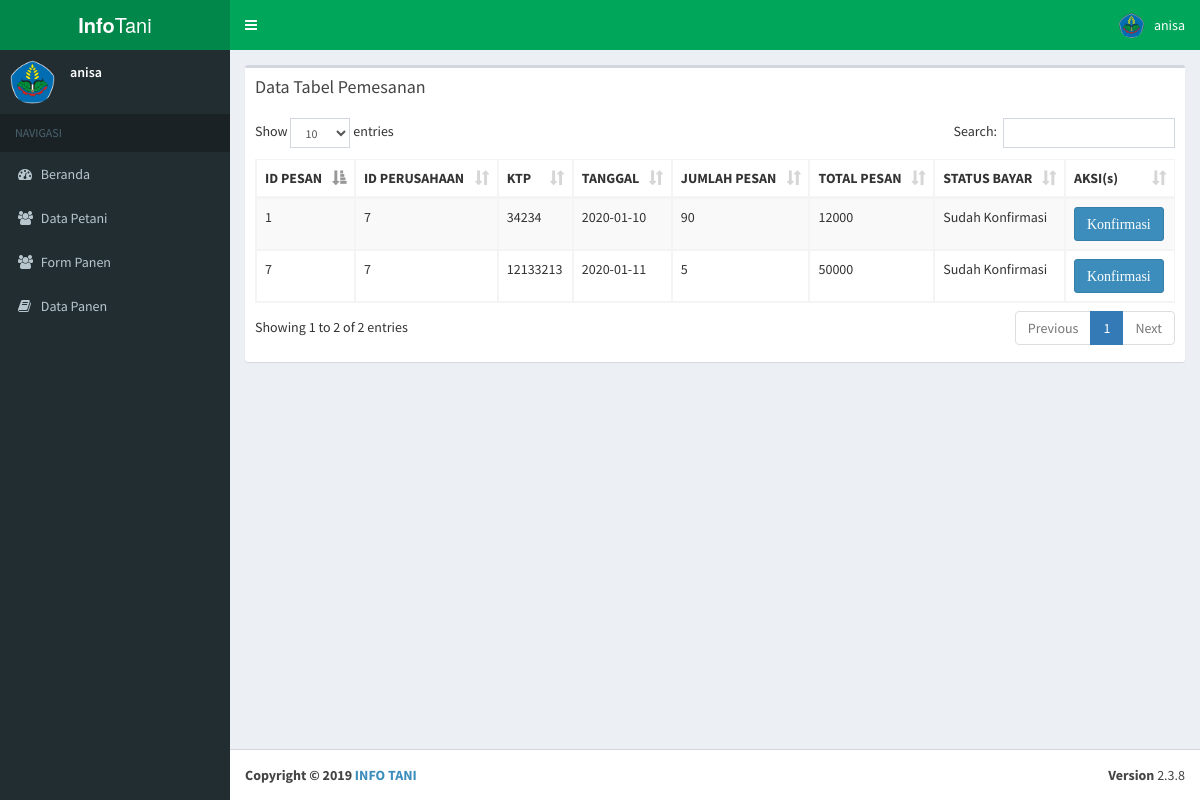
/Pages/User/riwayat.php (signed in), run on the app's committed database.
### tables this page shows
CREATE TABLE `user` (
  `ID_USER` int(11) NOT NULL,
  `ID_LEVEL` int(11) DEFAULT NULL,
  `USERNAME` varchar(20) DEFAULT NULL,
  `PASSWORD` varchar(255) DEFAULT NULL,
  `FOTO_USER` varchar(18) DEFAULT NULL
);

CREATE TABLE `pemesanan` (
  `ID_PESAN` int(11) NOT NULL,
  `ID_PERUSAHAAN` int(11) NOT NULL,
  `KTP` varchar(16) NOT NULL,
  `TANGGAL` date NOT NULL,
  `JUMLAH_PESAN` int(11) NOT NULL,
  `TOTAL_BIAYA` bigint(20) NOT NULL,
  `ID_PESAN_STATUS` int(11) NOT NULL
);

CREATE TABLE `pesan` (
  `ID_PESAN_STATUS` int(11) NOT NULL,
  `STATUS_PESAN` varchar(17) NOT NULL
);

### controller/session.php (called while the page is built, shortened)
<?php
include "./koneksi.php";
$user_check=$_SESSION['USERNAME'];
$sql = "select * from user where USERNAME='$user_check'" ;
$ses_sql=mysqli_query($koneksi,$sql);
$row = mysqli_fetch_assoc($ses_sql);
$gambar = $row['FOTO_USER'];
?>

### Pages/User/riwayat.php (the view, shortened to what this page needs)
<!DOCTYPE html>
<html>
<?php
        include_once "../_partials/head.php";
?>
<body class="hold-transition skin-green sidebar-mini">
<div class="wrapper">
    <?php
            include_once "../_partials/headeruser.php";
    ?>
  <aside class="main-sidebar">
    <?php
        include_once "../_partials/sidebaruser.php";
    ?>
  </aside>
  <div class="content-wrapper">
    <section class="content">
      <div class="row">
        <div class="col-xs-12">
          <div class="box">
            <div class="box-header">
              <h3 class="box-title">Data Tabel Pemesanan</h3>
            </div>
            <div class="box-body table-responsive">
              <table id="example1" class="table table-bordered table-striped">
                <thead class="thead-dark">
                <tr>
                  <th>ID PESAN</th>
                  <TH>ID PERUSAHAAN</TH>
                  <TH>KTP</TH>
                  <th>TANGGAL</th>
                  <th>JUMLAH PESAN</th>
                  <th>TOTAL PESAN</th>
                  <th>STATUS BAYAR</th>
                  <th>AKSI(s)</th>
                </tr>
                </thead>
                <tbody>
                    <?php
                    require_once "../../controller/admin/koneksi.php";
                    $query = mysqli_query($koneksi, "SELECT ID_PESAN, ID_PERUSAHAAN, KTP, TANGGAL, JUMLAH_PESAN, TOTAL_BIAYA, STATUS_PESAN FROM Pemesanan, PESAN where PESAN.ID_PESAN_STATUS=Pemesanan.ID_PESAN_STATUS");
                    while($data = mysqli_fetch_array($query)) {
                    ?>
                    <tr>
                        <td><?php echo $data ['ID_PESAN'];?></td>
                        <td><?php echo $data ['ID_PERUSAHAAN'];?></td>
                        <td><?php echo $data ['KTP'];?></td>
                        <td><?php echo $data ['TANGGAL'];?></td>
                        <td><?php echo $data ['JUMLAH_PESAN'];?></td>
                        <td><?php echo $data ['TOTAL_BIAYA'];?></td>
                        <td><?php echo $data ['STATUS_PESAN'];?></td>
                        <td>
                        <?php if($data ['STATUS_PESAN']=='Belum Konfirmasi'){?>
                          <a href="#konfir<?php echo $data['ID_PESAN'];?>" data-toggle="modal" class="btn btn-danger"><span class="fa">Konfirmasi</a>
                        <div class="modal fade" id="konfir<?php echo $data['ID_PESAN']; ?>" tabindex="-1" role="dialog" aria-labelledby="myModalLabel" aria-hidden="true">
                            <form action="./konfirmasi.php" method="post">
                                <div class="modal-dialog">
                                    <div class="modal-content">
                                        <div class="modal-header">
                                            <button type="button" class="close" data-dismiss="modal" aria-hidden="true">&times;</button>
                                            <center><h4 class="modal-title" id="myModalLabel">Kembali</h4></center>
                                        </div>
                                        <?php
                                            require_once "../../controller/pengusaha/koneksi.php";
                                          $konfir=mysqli_query($koneksi, "select * from Pemesanan where ID_PESAN='".$data['ID_PESAN']."'");
                                          $drow=mysqli_fetch_array($konfir);
                                        ?>
                                        <div class="modal-footer">
                                            <input type="hidden" name="id" value="<?php echo $drow['ID_PESAN']; ?>">
                                            <h5><center>Apakah yakin ingin mengkonfirmasi pemesanan <strong><?php echo $drow['ID_PESAN']; ?></strong> ?</center></h5>
                                            <button type="button" class="btn btn-default" data-dismiss="modal"><span class="glyphicon glyphicon-remove"></span> Batal</button>
                                            <button type="submit" class="btn btn-danger" name="batal"><span class="fa fa-trash"></span> Hapus Pemesanan</button>
                                            <button type="submit" class="btn btn-success" name="konfirmasi"><span class="fa fa-pencil"></span> Konfirmasi</button>
                                        </div>
                                    </div>
                                </div>
                            </form>
                        </div><?php } else {?>
                          <a href="#konfir<?php echo $data['ID_PESAN'];?>" data-toggle="modal" class="btn btn-primary"><span class="fa" readonly>Konfirmasi</a>
                        </td>
                        </tr>
                    <?php
                    }} ?>
                </tbody>
              </table>
            </div>
          </div>
        </div>
      </div>
    </section>
  </div>
  <?php
        include_once "../_partials/footer.php";
  ?>
</div>
</body>
</html>

### Pages/_partials/head.php (shortened to what this page needs)
<head>
  <link rel="stylesheet" href="../../bootstrap/css/bootstrap.min.css">
  <link rel="stylesheet" href="https://cdnjs.cloudflare.com/ajax/libs/font-awesome/4.5.0/css/font-awesome.min.css">
  <link rel="stylesheet" href="https://cdnjs.cloudflare.com/ajax/libs/ionicons/2.0.1/css/ionicons.min.css">
  <link rel="stylesheet" href="../../plugins/datatables/dataTables.bootstrap.css">
  <link rel="stylesheet" href="../../dist/css/AdminLTE.min.css">
  <link rel="stylesheet" href="../../dist/css/skins/_all-skins.min.css">
  <link rel="stylesheet" href="../../plugins/iCheck/flat/blue.css">
  <link rel="stylesheet" href="../../plugins/morris/morris.css">
  <link rel="stylesheet" href="../../plugins/jvectormap/jquery-jvectormap-1.2.2.css">
  <link rel="stylesheet" href="../../plugins/datepicker/datepicker3.css">
  <link rel="stylesheet" href="../../plugins/daterangepicker/daterangepicker.css">
  <link rel="stylesheet" href="../../plugins/bootstrap-wysihtml5/bootstrap3-wysihtml5.min.css">
</head>

### Pages/_partials/headeruser.php (shortened to what this page needs)
<?php
    require_once "../../controller/koneksi.php";
    include "../../controller/session.php";
      ?>
<header class="main-header">
  <a href="../frontend/index.php" class="logo">
    <span class="logo-lg"><b>Info</b>Tani</span>
  </a>
  <nav class="navbar navbar-static-top">
    <a href="#" class="sidebar-toggle" data-toggle="offcanvas" role="button">
    </a>
    <div class="navbar-custom-menu">
      <ul class="nav navbar-nav">
        <li class="dropdown user user-menu">
          <a href="#" class="dropdown-toggle" data-toggle="dropdown">
            <img src="../../img/user/<?php echo $gambar;?>" class="user-image" alt="User Image">
            <span class="hidden-xs"><?php echo $_SESSION['USERNAME'] ?></span>
          </a>
        </li>
      </ul>
    </div>
  </nav>
</header>

### Pages/_partials/sidebaruser.php (shortened to what this page needs)
<section class="sidebar">
  <div class="user-panel">
    <div class="pull-left image">
      <img src="../../img/user/<?php echo $gambar;?>" class="img-circle" alt="User Image">
    </div>
    <div class="pull-left info">
      <p><?php echo $_SESSION['USERNAME'] ?></p>
    </div>
  </div>
  <ul class="sidebar-menu">
    <li class="header">NAVIGASI</li>
    <li class="treeview">
      <a href="./index.php">
        <i class="fa fa-dashboard"></i> <span>Beranda</span>
      </a>
    </li>
    <li class="treeview">
      <a href="./viewpetani.php">
        <i class="fa fa-users"></i> <span>Data Petani</span>
      </a>
    </li>
    <li class="treeview">
      <a href="./tambahpanen.php">
        <i class="fa fa-users"></i> <span>Form Panen</span>
      </a>
    </li>
    <li><a href="../user/laporan_panen.php"><i class="fa fa-book"></i> <span>Data Panen </span></a></li>
  </ul>
  </section>

### Pages/_partials/footer.php
<footer class="main-footer">
  <div class="pull-right hidden-xs">
    <b>Version</b> 2.3.8
  </div>
  <strong>Copyright &copy; 2019 <a href="">INFO TANI</a></strong>
</footer>

### data on the page
user: FOTO_USER (picture)
pemesanan: ID_PESAN "1", ID_PERUSAHAAN "7", KTP "34234", TANGGAL "2020-01-10", JUMLAH_PESAN "90", TOTAL_BIAYA "12000", ID_PESAN_STATUS.STATUS_PESAN "Sudah Konfirmasi"
pemesanan: ID_PESAN "7", ID_PERUSAHAAN "7", KTP "12133213", TANGGAL "2020-01-11", JUMLAH_PESAN "5", TOTAL_BIAYA "50000", ID_PESAN_STATUS.STATUS_PESAN "Sudah Konfirmasi"

### other printed values
$_SESSION['USERNAME'] "anisa"
